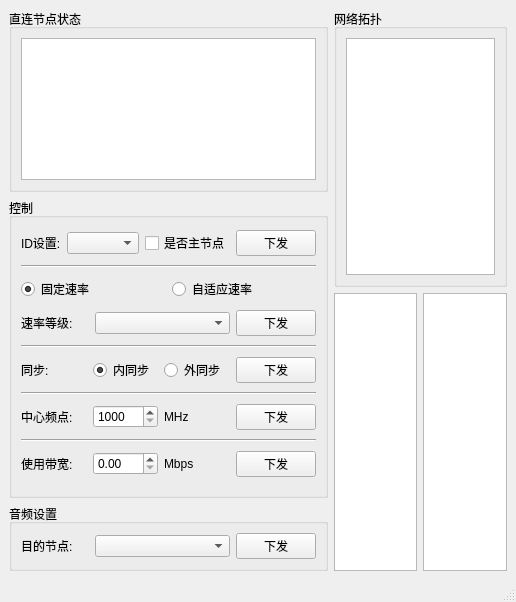
<?xml version="1.0" encoding="UTF-8"?>
<ui version="4.0">
 <class>MainWindow</class>
 <widget class="QMainWindow" name="MainWindow">
  <property name="geometry">
   <rect>
    <x>0</x>
    <y>0</y>
    <width>516</width>
    <height>602</height>
   </rect>
  </property>
  <property name="acceptDrops">
   <bool>true</bool>
  </property>
  <property name="windowTitle">
   <string>QBL测试程序</string>
  </property>
  <widget class="QWidget" name="centralwidget">
   <layout class="QHBoxLayout" name="horizontalLayout_9">
    <item>
     <layout class="QVBoxLayout" name="verticalLayout_left">
      <item>
       <widget class="QGroupBox" name="groupBox">
        <property name="title">
         <string>直连节点状态</string>
        </property>
        <layout class="QVBoxLayout" name="verticalLayout_4">
         <item>
          <widget class="QListView" name="connecting_point_status_listView">
           <property name="editTriggers">
            <set>QAbstractItemView::NoEditTriggers</set>
           </property>
          </widget>
         </item>
        </layout>
       </widget>
      </item>
      <item>
       <widget class="QGroupBox" name="groupBox_control">
        <property name="minimumSize">
         <size>
          <width>0</width>
          <height>300</height>
         </size>
        </property>
        <property name="title">
         <string>控制</string>
        </property>
        <layout class="QVBoxLayout" name="verticalLayout_3">
         <item>
          <layout class="QHBoxLayout" name="horizontalLayout_7" stretch="1,1,1,1">
           <item>
            <widget class="QLabel" name="label_3">
             <property name="text">
              <string>ID设置:</string>
             </property>
            </widget>
           </item>
           <item>
            <widget class="QComboBox" name="id_settint_comboBox"/>
           </item>
           <item>
            <widget class="QCheckBox" name="id_settint_checkBox">
             <property name="font">
              <font>
               <weight>50</weight>
               <bold>false</bold>
               <underline>false</underline>
               <kerning>true</kerning>
              </font>
             </property>
             <property name="text">
              <string>是否主节点</string>
             </property>
            </widget>
           </item>
           <item>
            <widget class="QPushButton" name="id_settint_pushButton">
             <property name="text">
              <string>下发</string>
             </property>
            </widget>
           </item>
          </layout>
         </item>
         <item>
          <widget class="Line" name="line_2">
           <property name="orientation">
            <enum>Qt::Horizontal</enum>
           </property>
          </widget>
         </item>
         <item>
          <layout class="QHBoxLayout" name="horizontalLayout_6">
           <item>
            <widget class="QRadioButton" name="fixed_frequency_radioButton">
             <property name="text">
              <string>固定速率</string>
             </property>
             <property name="checked">
              <bool>true</bool>
             </property>
             <attribute name="buttonGroup">
              <string notr="true">buttonGroup</string>
             </attribute>
            </widget>
           </item>
           <item>
            <widget class="QRadioButton" name="unfixed_frequency_radioButton">
             <property name="text">
              <string>自适应速率</string>
             </property>
             <attribute name="buttonGroup">
              <string notr="true">buttonGroup</string>
             </attribute>
            </widget>
           </item>
          </layout>
         </item>
         <item>
          <layout class="QHBoxLayout" name="horizontalLayout" stretch="1,2,1">
           <item>
            <widget class="QLabel" name="label">
             <property name="text">
              <string>速率等级:</string>
             </property>
            </widget>
           </item>
           <item>
            <widget class="QComboBox" name="frequency_comboBox"/>
           </item>
           <item>
            <widget class="QPushButton" name="frequency_pushButton">
             <property name="text">
              <string>下发</string>
             </property>
            </widget>
           </item>
          </layout>
         </item>
         <item>
          <widget class="Line" name="line">
           <property name="orientation">
            <enum>Qt::Horizontal</enum>
           </property>
          </widget>
         </item>
         <item>
          <layout class="QHBoxLayout" name="horizontalLayout_2" stretch="1,1,1,1">
           <item>
            <widget class="QLabel" name="label_2">
             <property name="text">
              <string>同步:</string>
             </property>
            </widget>
           </item>
           <item>
            <widget class="QRadioButton" name="synchronization_inside_radioButton">
             <property name="text">
              <string>内同步</string>
             </property>
             <property name="checked">
              <bool>true</bool>
             </property>
            </widget>
           </item>
           <item>
            <widget class="QRadioButton" name="synchronization_outside_radioButton">
             <property name="text">
              <string>外同步</string>
             </property>
            </widget>
           </item>
           <item>
            <widget class="QPushButton" name="synchronization_pushButton">
             <property name="text">
              <string>下发</string>
             </property>
            </widget>
           </item>
          </layout>
         </item>
         <item>
          <widget class="Line" name="line_4">
           <property name="orientation">
            <enum>Qt::Horizontal</enum>
           </property>
          </widget>
         </item>
         <item>
          <layout class="QHBoxLayout" name="horizontalLayout_3" stretch="1,1,1,1">
           <item>
            <widget class="QLabel" name="label_4">
             <property name="text">
              <string>中心频点:</string>
             </property>
            </widget>
           </item>
           <item>
            <widget class="QSpinBox" name="center_frequency_spinBox">
             <property name="minimum">
              <number>1000</number>
             </property>
             <property name="maximum">
              <number>2000</number>
             </property>
            </widget>
           </item>
           <item>
            <widget class="QLabel" name="label_5">
             <property name="text">
              <string>MHz</string>
             </property>
            </widget>
           </item>
           <item>
            <widget class="QPushButton" name="center_frequency_pushButton">
             <property name="text">
              <string>下发</string>
             </property>
            </widget>
           </item>
          </layout>
         </item>
         <item>
          <widget class="Line" name="line_3">
           <property name="orientation">
            <enum>Qt::Horizontal</enum>
           </property>
          </widget>
         </item>
         <item>
          <layout class="QHBoxLayout" name="horizontalLayout_4" stretch="1,1,1,1">
           <item>
            <widget class="QLabel" name="label_6">
             <property name="text">
              <string>使用带宽:</string>
             </property>
            </widget>
           </item>
           <item>
            <widget class="QDoubleSpinBox" name="use_bandwidth_doubleSpinBox"/>
           </item>
           <item>
            <widget class="QLabel" name="label_7">
             <property name="text">
              <string>Mbps</string>
             </property>
            </widget>
           </item>
           <item>
            <widget class="QPushButton" name="use_bandwidth_pushButton">
             <property name="text">
              <string>下发</string>
             </property>
            </widget>
           </item>
          </layout>
         </item>
        </layout>
       </widget>
      </item>
      <item>
       <widget class="QGroupBox" name="groupBox_2">
        <property name="title">
         <string>音频设置</string>
        </property>
        <layout class="QVBoxLayout" name="verticalLayout_5">
         <item>
          <layout class="QHBoxLayout" name="horizontalLayout_5" stretch="1,2,1">
           <item>
            <widget class="QLabel" name="label_8">
             <property name="text">
              <string>目的节点:</string>
             </property>
            </widget>
           </item>
           <item>
            <widget class="QComboBox" name="audio_comboBox"/>
           </item>
           <item>
            <widget class="QPushButton" name="audio_pushButton">
             <property name="text">
              <string>下发</string>
             </property>
            </widget>
           </item>
          </layout>
         </item>
        </layout>
       </widget>
      </item>
     </layout>
    </item>
    <item>
     <layout class="QVBoxLayout" name="verticalLayout_right">
      <item>
       <widget class="QGroupBox" name="groupBox_netStatus">
        <property name="title">
         <string>网络拓扑</string>
        </property>
        <layout class="QHBoxLayout" name="horizontalLayout_13" stretch="1">
         <item>
          <widget class="QListView" name="netStatus_listView"/>
         </item>
        </layout>
       </widget>
      </item>
      <item>
       <layout class="QHBoxLayout" name="horizontalLayout_8">
        <item>
         <widget class="QListView" name="device_list_listView">
          <property name="editTriggers">
           <set>QAbstractItemView::NoEditTriggers</set>
          </property>
         </widget>
        </item>
        <item>
         <widget class="QListView" name="point_status_listView">
          <property name="editTriggers">
           <set>QAbstractItemView::NoEditTriggers</set>
          </property>
         </widget>
        </item>
       </layout>
      </item>
     </layout>
    </item>
   </layout>
  </widget>
  <widget class="QStatusBar" name="statusbar"/>
 </widget>
 <resources/>
 <connections/>
 <buttongroups>
  <buttongroup name="buttonGroup"/>
 </buttongroups>
</ui>
